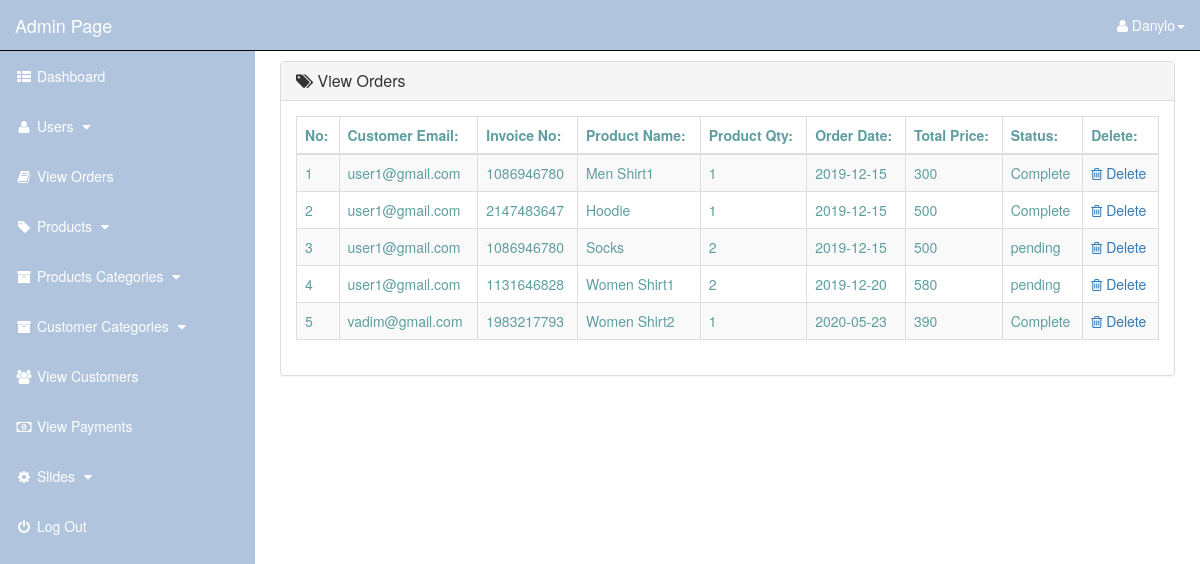
Page /admin_area/index.php?view_orders (signed in) on the committed database.
### tables this page shows
CREATE TABLE `pending_orders` (
  `order_id` int(10) NOT NULL,
  `customer_id` int(10) NOT NULL,
  `invoice_no` int(10) NOT NULL,
  `product_id` text NOT NULL,
  `qty` int(10) NOT NULL,
  `order_status` text NOT NULL
);

CREATE TABLE `customers` (
  `customer_id` int(10) NOT NULL,
  `customer_name` varchar(255) NOT NULL,
  `customer_phone` varchar(255) NOT NULL,
  `customer_email` varchar(255) NOT NULL,
  `customer_address` text NOT NULL,
  `customer_city` text NOT NULL,
  `customer_country` text NOT NULL,
  `customer_pass` varchar(255) NOT NULL,
  `customer_ip` varchar(100) NOT NULL
);

CREATE TABLE `products` (
  `product_id` int(10) NOT NULL,
  `p_cat_id` int(10) NOT NULL,
  `cat_id` int(10) NOT NULL,
  `date` timestamp NOT NULL DEFAULT current_timestamp() ON UPDATE current_timestamp(),
  `product_title` text NOT NULL,
  `product_img1` text NOT NULL,
  `product_price` int(10) NOT NULL,
  `product_keywords` text NOT NULL,
  `product_desc` text NOT NULL
);

CREATE TABLE `customer_orders` (
  `order_id` int(10) NOT NULL,
  `customer_id` int(10) NOT NULL,
  `qty` int(10) NOT NULL,
  `order_date` date NOT NULL,
  `price` int(100) NOT NULL,
  `order_status` text NOT NULL,
  `invoice_no` int(100) NOT NULL
);

### admin_area/view_orders.php (the view)
<?php
    if(!isset($_SESSION['admin_email'])){
        echo "<script>window.open('login.php','_self')</script>";
    }else{
?>
<div class="row">
    <div class="col-lg-12">
    </div>
</div>
<div class="row">
    <div class="col-lg-12">
        <div class="panel panel-default">
            <div class="panel-heading">
               <h3 class="panel-title">
                   <i class="fa fa-tags"></i>  View Orders
               </h3>
            </div>
            <div class="panel-body">
                <div class="table-responsive">
                    <table class="table table-striped table-bordered table-hover">
                        <thead>
                            <tr>
                                <th> No: </th>
                                <th> Customer Email: </th>
                                <th> Invoice No: </th>
                                <th> Product Name: </th>
                                <th> Product Qty: </th>
                                <th> Order Date: </th>
                                <th> Total Price: </th>
                                <th> Status: </th>
                                <th> Delete: </th>
                            </tr>
                        </thead>
                        <tbody>
                            <?php
                                $i=0;
                                $get_orders = "select * from pending_orders";
                                $run_orders = mysqli_query($con,$get_orders);
                                while($row_order=mysqli_fetch_array($run_orders)){
                                    $order_id = $row_order['order_id'];
                                    $c_id = $row_order['customer_id'];
                                    $invoice_no = $row_order['invoice_no'];
                                    $product_id = $row_order['product_id'];
                                    $qty = $row_order['qty'];
                                    $order_status = $row_order['order_status'];
                                    $get_products = "select * from products where product_id='$product_id'";
                                    $run_products = mysqli_query($con,$get_products);
                                    $row_products = mysqli_fetch_array($run_products);
                                    $product_title = $row_products['product_title'];
                                    $get_customer = "select * from customers where customer_id='$c_id'";
                                    $run_customer = mysqli_query($con,$get_customer);
                                    $row_customer = mysqli_fetch_array($run_customer);
                                    $customer_email = $row_customer['customer_email'];
                                    $get_c_order = "select * from customer_orders where order_id='$order_id'";
                                    $run_c_order = mysqli_query($con,$get_c_order);
                                    $row_c_order = mysqli_fetch_array($run_c_order);
                                    $order_date = $row_c_order['order_date'];
                                    $order_price = $row_c_order['price'];
                                    $i++;
                            ?>
                            <tr>
                                <td> <?php echo $i; ?> </td>
                                <td> <?php echo $customer_email; ?> </td>
                                <td> <?php echo $invoice_no; ?></td>
                                <td> <?php echo $product_title; ?> </td>
                                <td> <?php echo $qty; ?></td>
                                <td> <?php echo $order_date; ?> </td>
                                <td> <?php echo $order_price; ?> </td>
                                <td>
                                    <?php
                                        if($order_status=='pending'){
                                            echo $order_status='pending';
                                        }else{
                                            echo $order_status='Complete';
                                        }
                                    ?>
                                </td>
                                <td>
                                     <a href="index.php?delete_order=<?php echo $order_id; ?>">
                                        <i class="fa fa-trash-o"></i> Delete
                                     </a>
                                </td>
                            </tr>
                            <?php } ?>
                        </tbody>
                    </table>
                </div>
            </div>
        </div>
    </div>
</div>
<?php } ?>

### admin_area/includes/sidebar.php (shortened to what this page needs)
<?php
    if(!isset($_SESSION['admin_email'])){
        echo "<script>window.open('../login.php','_self')</script>";
    }else{
?>
<nav class="navbar navbar-inverse navbar-fixed-top">
    <div class="navbar-header">
        <a href="index.php?dashboard" class="navbar-brand">Admin Page</a>
    </div>
    <ul class="nav navbar-right top-nav">
        <li class="dropdown">
            <a href="#" class="dropdown-toggle" data-toggle="dropdown">
                <i class="fa fa-user"></i></i> <?php echo $admin_name;  ?><b class="caret"></b>
            </a>
        </li>
    </ul>
    <div class="collapse navbar-collapse navbar-ex1-collapse">
        <ul class="nav navbar-nav side-nav">
            <li>
                <a href="index.php?dashboard">
                    <i class="fa fa-fw fa-th-list"></i> Dashboard
                </a>
            </li>
            <li>
                <a href="#" data-toggle="collapse" data-target="#users">
                    <i class="fa fa-fw fa-user "></i> Users
                    <i class="fa fa-fw fa-caret-down"></i>
                </a>
            </li>
            <li>
                <a href="index.php?view_orders">
                    <i class="fa fa-fw fa-book"></i> View Orders
                </a>
            </li>
            <li>
                <a href="#" data-toggle="collapse" data-target="#products">
                        <i class="fa fa-fw fa-tag"></i> Products
                        <i class="fa fa-fw fa-caret-down"></i>
                </a>
             </li>
            <li>
                <a href="#" data-toggle="collapse" data-target="#p_cat">
                        <i class="fa fa-fw fa-archive"></i> Products Categories
                        <i class="fa fa-fw fa-caret-down"></i>
                </a>
            </li>
            <li>
                <a href="#" data-toggle="collapse" data-target="#cat">
                        <i class="fa fa-fw fa-archive"></i> Customer Categories
                        <i class="fa fa-fw fa-caret-down"></i>
                </a>
            </li>
            <li>
                <a href="index.php?view_customers">
                    <i class="fa fa-fw fa-users"></i> View Customers
                </a>
            </li>
            <li>
                <a href="index.php?view_payments">
                    <i class="fa fa-fw fa-money"></i> View Payments
                </a>
            </li>
            <li>
                <a href="#" data-toggle="collapse" data-target="#slides">
                        <i class="fa fa-fw fa-gear"></i> Slides
                        <i class="fa fa-fw fa-caret-down"></i>
                </a>
            </li>
            <li>
                <a href="logout.php">
                    <i class="fa fa-fw fa-power-off"></i> Log Out
                </a>
            </li>
        </ul>
    </div>
</nav>
<?php } ?>

### admin_area/css/style.css (style rules this page uses)
.top-nav { 0 15px; }
.navbar { color: #ffffff !important; background-color: #B0C4DE; }
.navbar-header>a { color: #ffffff !important; }
.top-nav>li { float: left; display: inline-block; }
.top-nav>li>a { color: #ffffff !important; line-height: 20px; padding-top: 15px; padding-bottom: 15px; }
@media (min-width: 768px) { .side-nav { position: fixed; top: 51px; bottom: 0; width: 255px; overflow-y: auto; overflow-x: hidden; background-color: #B0C4DE; padding-bottom: 40px; border-radius: 0; } }
@media (min-width: 768px) { .side-nav>li>a { color: #ffffff; width: 255px; } }
.dropdown { margin-right: 15px; }
.side-nav>li>a { color: #ffffff !important; }

### rows in the picture
pending_orders: customer.customer_email "user1@gmail.com", invoice_no "1086946780", product.product_title "Men Shirt1", qty "1", customer_orders.order_date "2019-12-15", customer_orders.price "300"
pending_orders: customer.customer_email "user1@gmail.com", invoice_no "2147483647", product.product_title "Hoodie", qty "1", customer_orders.order_date "2019-12-15", customer_orders.price "500"
pending_orders: customer.customer_email "user1@gmail.com", invoice_no "1086946780", product.product_title "Socks", qty "2", customer_orders.order_date "2019-12-15", customer_orders.price "500"
pending_orders: customer.customer_email "user1@gmail.com", invoice_no "1131646828", product.product_title "Women Shirt1", qty "2", customer_orders.order_date "2019-12-20", customer_orders.price "580"
pending_orders: customer.customer_email "vadim@gmail.com", invoice_no "1983217793", product.product_title "Women Shirt2", qty "1", customer_orders.order_date "2020-05-23", customer_orders.price "390"

### other values in the picture
$admin_name "Danylo"
